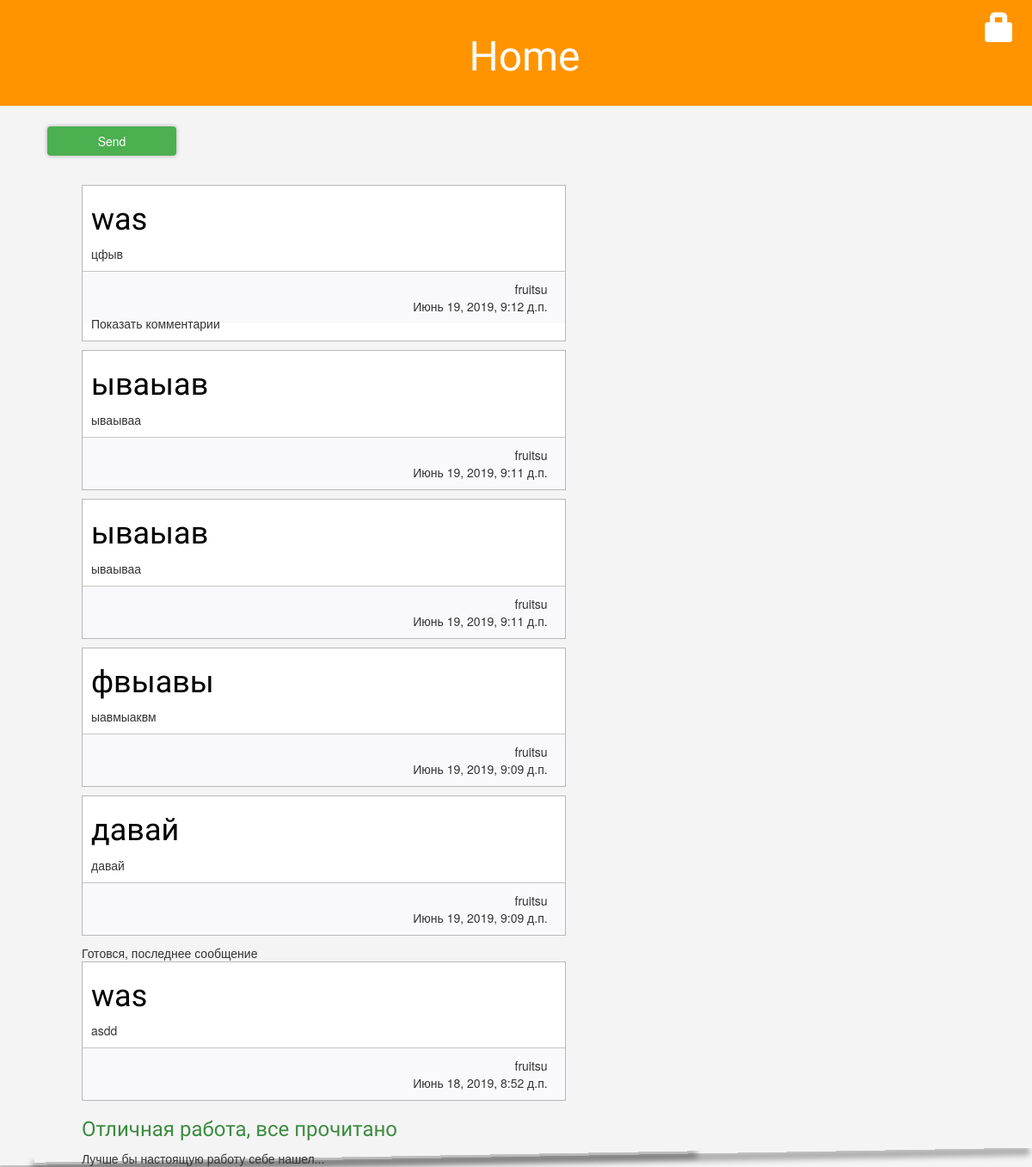
Page /list on the committed database.
### blog/models.py (models this page shows, shortened)
class Post(models.Model):
    author = models.ForeignKey(User, on_delete=models.SET_NULL, default=1, blank=True, null=True)
    title = models.CharField(max_length=200)
    text = models.TextField(blank=True, null=True)
    created_date = models.DateTimeField(default=timezone.now)
    published_date = models.DateTimeField(blank=True, null=True)

### blog/views.py (the view)
# urls.py: path('list', views.post_list, name='post_list'),
def post_list(request):
    posts = Post.objects.all().order_by('-created_date')
    return render(request, 'blog/post_list.html', {'posts': posts})

### blog/templates/blog/post_list.html (shortened to what this page needs)
{% extends 'blog/content_post.html' %}
{% load static %}
{% load extras %}
{% block content %}
<form action="{% url 'post_new' %}" method="post">
        <button type="submit" class="btn btn-submit">Send</button>
    </form>
    <div class="content container">
        <div class="row">
                {% for post in posts %}
                             {% include 'blog/post.html' %}
                    {% if forloop.last %}
                        <h3>Отличная работа, все прочитано</h3>
                        <span>Лучше бы настоящую работу себе нашел...</span>
                    {% endif %}
                    {% ifequal forloop.revcounter 2 %}
                        <span>Готовся, последнее сообщение </span>
                    {% endifequal %}
                {% empty %}
                    <h2>Кажись постов пока не завезли</h2>
                {% endfor %}
        </div>
    </div>
{% endblock content %}

### blog/templates/blog/content_post.html (shortened to what this page needs)
{% extends 'blog/base.html' %}
{% load static %}
{% load extras %}

### blog/templates/blog/base.html (shortened to what this page needs)
{% load static %}
<html>
    <head>
        <link rel="stylesheet" href="//maxcdn.bootstrapcdn.com/bootstrap/3.2.0/css/bootstrap.min.css">
        <link rel="stylesheet" href="//maxcdn.bootstrapcdn.com/bootstrap/3.2.0/css/bootstrap-theme.min.css">
        <link rel="stylesheet" href="{% static 'css/blog.css' %}">
         <link rel="stylesheet" href="{% static 'css/post.css' %}">
        <link rel="stylesheet" href="{% static 'css/blog.css' %}">
        <link rel="stylesheet" href="{% static 'css/style.css' %}">
    </head>
    <body>
    <div class="page-header">
    {% if user.is_authenticated %}
        <p class="top-menu">Hello {{ user.username }} <small>(<a href="{% url 'logout' %}">Log out</a>)</small></p>
    {% else %}
        <a href="{% url 'login' %}" class="top-menu"><span class="glyphicon glyphicon-lock"></span></a>
    {% endif %}
    <h1><a href="/list">Home</a></h1>
    </div>
        <div class="content container">
            <div class="row">
                <div class="col-md-8">
                {% block content %}
                {% endblock %}
                </div>
            </div>
        </div>
    </body>
    </html>

### blog/templates/blog/post.html (shortened to what this page needs)
{% load static %}
{% load extras %}
	<div class="post " data-post-id = {{post.pk}}  >
	     <h1><a href="">{{post.title}}</a></h1>
			{% autoescape off %}
	    		<p>{{ post.text|linebreaksbr }}</p>
			{% endautoescape %}
	   <div class="footer_post">
	    			<div class = "footer right_footer ">
	    				<span class = "
	    				">{{post.author}}</span>
	                	<span>{{post.created_date}}</span>
	                </div>
	    </div>
	    {%if post.comment_set.all.count%}
                    <div class='show_comm' data-index='1'> Показать комментарии </div>
                    {%endif%}
	</div>

### blog/templates/blog/comments.html (shortened to what this page needs)
{% load staticfiles %}

### blog/static/css/blog.css (style rules this page uses)
body { background-color: rgb(244,244,244) }
.page-header { background-color: #ff9400; margin-top: 0; padding: 20px 20px 20px 40px; display: flex; flex-direction: row; justify-content:space-around; align-items: center; }
.page-header h1, .page-header h1 a, .page-header h1 a:visited, .page-header h1 a:active { color: #ffffff; font-size: 36pt; text-decoration: none; }
.content { margin : 0; margin-left:40px; width:auto; }
h1, h2, h3, h4 { font-family: "Lobster", cursive; }
.top-menu, .top-menu:hover, .top-menu:visited { color: #ffffff; position:absolute; top:1%; right:0; font-size: 26pt; margin-right: 20px; }

### blog/static/css/post.css (style rules this page uses)
.post { margin-bottom: 10px; width:80%; padding:10px; padding-top:0px; background-color: white; border: 1px solid rgba(184,184,184); position: relative; }
.post h1 a, .post h1 a:visited { color: #000000; }
.post .footer_post { padding: 10px 20px; background-color: rgb(249,249,251); margin : 0 -10px; margin-bottom:-10px; border-top: 1px solid rgba(184,184,184,.8); display: flex; flex-direction: row; justify-content:space-between; align-items: center; }
.post .footer_post > .right_footer,.footer { display: flex; flex-direction: column; align-items: flex-end; }

### blog/static/css/style.css (style rules this page uses)
.edit,.edit_btn,button ,.add_comm_btn { background-color:#4CAF50; margin-top:3px; color: #fff; box-sizing:border-box; width:150px; text-align:center; font-size:16px; -webkit-box-shadow: -0 0 5px 0px rgba(0, 0, 0, 0.3); -moz-box-shadow: -0 0 5px 0px rgba(0, 0, 0, 0.3); box-shadow: -0 0 5px 0px rgba(0, 0, 0, 0.3); }
.post { position:relative; }
.content:before { position: absolute; width: 100%; height: 10px; content: ' '; left: 0px; bottom: 12px; background: transparent; -webkit-transform: skew(-1deg) rotate(-1deg); -moz-transform: skew(-1deg) rotate(-1deg); -ms-transform: skew(-1deg) rotate(-1deg); -o-transform: skew(-1deg) rotate(-1deg); transform: skew(-1deg) rotate(-1deg); -webkit-box-shadow: -3px 9px 6px 0px rgba(0, 0, 0, 0.3); -moz-box-shadow: -3px 9px 6px 0px rgba(0, 0, 0, 0.3); box-shadow: -3px 9px 6px 0px rgba(0, 0, 0, 0.3); z-index:-1; }
h3 { color:#3D8C40; }

### rows in the picture
Post: title "was", text "цфыв", author "fruitsu", created_date "Июнь 19, 2019, 9:12 д.п.", shows "Показать комментарии"
Post: title "ываыав", text "ываываа", author "fruitsu", created_date "Июнь 19, 2019, 9:11 д.п."
Post: title "ываыав", text "ываываа", author "fruitsu", created_date "Июнь 19, 2019, 9:11 д.п."
Post: title "фвыавы", text "ыавмыаквм", author "fruitsu", created_date "Июнь 19, 2019, 9:09 д.п."
Post: title "давай", text "давай", author "fruitsu", created_date "Июнь 19, 2019, 9:09 д.п."
Post: title "was", text "asdd", author "fruitsu", created_date "Июнь 18, 2019, 8:52 д.п.", shows "Отличная работа, все прочитано"
